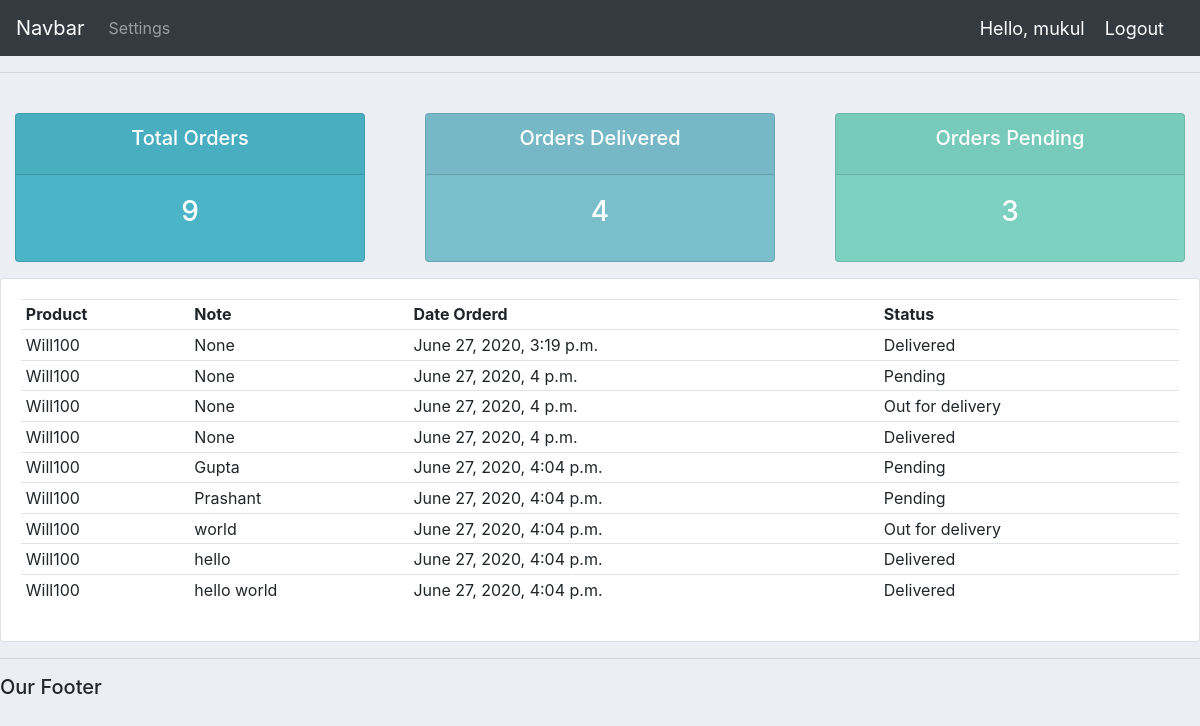
/user/ (signed in), run on the app's committed database.
### accounts/models.py (models this page shows)
class Order(models.Model):
    STATUS = (
        ('Pending', 'Pending'),
        ('Out for delivery', 'Out for delivery'),
        ('Delivered', 'Delivered'),
    )
    customer = models.ForeignKey(Customer, null=True, on_delete=models.SET_NULL)
    product = models.ForeignKey(Product, null=True, on_delete=models.SET_NULL)
    date_created = models.DateTimeField(auto_now_add=True, null=True)
    status = models.CharField(max_length=200, null=True, choices=STATUS)
    note = models.CharField(max_length=1000, null=True)
    def __str__(self):
        return self.product.name

class Product(models.Model):
    CATEGORY = (
        ('Indoor', 'Indoor'),
        ('Out Door', 'Out Door'),
    )
    name = models.CharField(max_length=200, null=True)
    price = models.FloatField(max_length=200, null=True)
    category = models.CharField(max_length=200, null=True, choices=CATEGORY)
    description = models.CharField(max_length=200, null=True, blank=True)
    tags = models.ManyToManyField(Tag)
    date_created = models.DateTimeField(auto_now_add=True, null=True)
    def __str__(self):
        return self.name

### accounts/decorators.py (the view)
        def wrapper_func(request, *args, **kwargs):
            group = None
            if request.user.groups.exists():
                group = request.user.groups.all()[0].name
            if group in allowed_roles:
                print('working', allowed_roles)
                return view_func(request, *args, **kwargs)
            return HttpResponse('you are not authorised to view this page')

### accounts/views.py (called while the page is built)
@login_required(login_url='login')
@allowed_users(allowed_roles=['customer'])
def userPage(request):
    orders = request.user.customer.order_set.all()
    total_orders = orders.count()
    delivered = orders.filter(status='Delivered').count()
    pending = orders.filter(status='Pending').count()
    print('ORDERS', orders)
    context = {'orders': orders,
               'total_orders': total_orders,
               'delivered': delivered,
               'pending': pending,
               }
    return render(request, 'accounts/user.html', context)

### accounts/templates/accounts/user.html
{% extends 'accounts/main.html' %}
{% load static %}
{% block content %}
{% include 'accounts/status.html'%}
<div class="row">
	<div class="col-md">
		<div class="card card-body">
			<table class="table table-sm">
				<tr>
					<th>Product</th>
					<th>Note</th>
					<th>Date Orderd</th>
					<th>Status</th>
				</tr>
				{% for order in orders %}
					<tr>
						<td>{{order.product}}</td>
						<td>{{order.note}}</td>
						<td>{{order.date_created}}</td>
						<td>{{order.status}}</td>
					</tr>
				{% endfor %}
			</table>
		</div>
	</div>
</div>
{% endblock content %}

### accounts/templates/accounts/navbar.html (shortened to what this page needs)
{% load static %}
<nav class="navbar navbar-expand-lg navbar-dark bg-dark">
  <a class="navbar-brand" href="#">Navbar</a>
  <div class="collapse navbar-collapse" id="navbarNavDropdown">
    <ul class="navbar-nav">
      {% if request.user.is_staff %}
      <li class="nav-item active">
        <a class="nav-link" href="{% url 'home' %}">Dashboard</a>
      </li>
      <li class="nav-item">
        <a class="nav-link" href="{% url 'products' %}">Product</a>
      </li>
      {%else%}
      <li class="nav-item">
        <a class="nav-link" href="{% url 'account' %}">Settings</a>
      </li>
      {% endif %}
    </ul>
  </div>
  <span class="hello-msg">Hello, {{request.user}}</span>
  <span><a class="hello-msg" href="{% url 'logout' %}">Logout</a></span>
</nav>

### static/css/main.css (style rules this page uses)
body { background-color: #ebeff5; }

### accounts/templates/accounts/navbar.html (style rules this page uses)
.hello-msg { font-size: 18px; color: #fff; margin-right: 20px; }

### data on the page
Order: product "Will100", note "None", date_created "June 27, 2020, 3:19 p.m.", status "Delivered"
Order: product "Will100", note "None", date_created "June 27, 2020, 4 p.m.", status "Pending"
Order: product "Will100", note "None", date_created "June 27, 2020, 4 p.m.", status "Out for delivery"
Order: product "Will100", note "None", date_created "June 27, 2020, 4 p.m.", status "Delivered"
Order: product "Will100", note "Gupta", date_created "June 27, 2020, 4:04 p.m.", status "Pending"
Order: product "Will100", note "Prashant", date_created "June 27, 2020, 4:04 p.m.", status "Pending"
Order: product "Will100", note "world", date_created "June 27, 2020, 4:04 p.m.", status "Out for delivery"
Order: product "Will100", note "hello", date_created "June 27, 2020, 4:04 p.m.", status "Delivered"
Order: product "Will100", note "hello world", date_created "June 27, 2020, 4:04 p.m.", status "Delivered"

### other printed values
{{ request.user }} "mukul"
{{ total_orders }} "9"
{{ delivered }} "4"
{{ pending }} "3"
